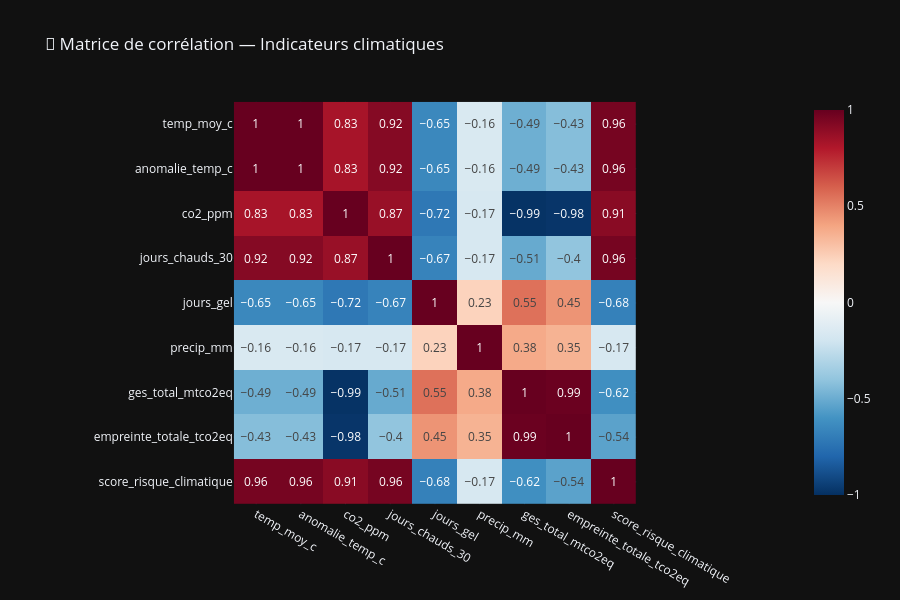

The notebook cell this image was saved under:
### Markdown cell above
## 5. Matrice de corrélation

### Code cell
# Corrélations entre les indicateurs principaux
core_cols = [c for c in [
    'temp_moy_c', 'anomalie_temp_c', 'co2_ppm', 'ch4_ppb',
    'jours_chauds_30', 'jours_gel', 'precip_mm',
    'ges_total_mtco2eq', 'empreinte_totale_tco2eq', 'score_risque_climatique'
] if c in df.columns]

corr_matrix = df[core_cols].corr().round(2)

fig_corr = px.imshow(
    corr_matrix,
    text_auto=True,
    color_continuous_scale='RdBu_r',
    zmin=-1, zmax=1,
    title='🔗 Matrice de corrélation — Indicateurs climatiques',
    template='plotly_dark',
    height=600,
)
fig_corr.show()

# Top corrélations avec la température
if 'temp_moy_c' in corr_matrix.columns:
    print('\n🌡️ Top corrélations avec la température :')
    print(corr_matrix['temp_moy_c'].sort_values(ascending=False).to_string())

### Figure 1 — Plotly figure (JSON) as saved in the notebook; plotly's stock layout.template omitted (floating-point values rounded to 4 significant figures)
{"data": [{"coloraxis": "coloraxis", "hovertemplate": "x: %{x}<br>y: %{y}<br>color: %{z}<extra></extra>", "name": "0", "texttemplate": "%{z}", "type": "heatmap", "x": ["temp_moy_c", "anomalie_temp_c", "co2_ppm", "jours_chauds_30", "jours_gel", "precip_mm", "ges_total_mtco2eq", "empreinte_totale_tco2eq", "score_risque_climatique"], "xaxis": "x", "y": ["temp_moy_c", "anomalie_temp_c", "co2_ppm", "jours_chauds_30", "jours_gel", "precip_mm", "ges_total_mtco2eq", "empreinte_totale_tco2eq", "score_risque_climatique"], "yaxis": "y", "z": [[1, 1, 0.83, 0.92, -0.65, -0.16, -0.49, -0.43, 0.96], [1, 1, 0.83, 0.92, -0.65, -0.16, -0.49, -0.43, 0.96], [0.83, 0.83, 1, 0.87, -0.72, -0.17, -0.99, -0.98, 0.91], [0.92, 0.92, 0.87, 1, -0.67, -0.17, -0.51, -0.4, 0.96], [-0.65, -0.65, -0.72, -0.67, 1, 0.23, 0.55, 0.45, -0.68], [-0.16, -0.16, -0.17, -0.17, 0.23, 1, 0.38, 0.35, -0.17], [-0.49, -0.49, -0.99, -0.51, 0.55, 0.38, 1, 0.99, -0.62], [-0.43, -0.43, -0.98, -0.4, 0.45, 0.35, 0.99, 1, -0.54], [0.96, 0.96, 0.91, 0.96, -0.68, -0.17, -0.62, -0.54, 1]]}], "layout": {"coloraxis": {"cmax": 1, "cmin": -1, "colorscale": [[0, "rgb(5,48,97)"], [0.1, "rgb(33,102,172)"], [0.2, "rgb(67,147,195)"], [0.3, "rgb(146,197,222)"], [0.4, "rgb(209,229,240)"], [0.5, "rgb(247,247,247)"], [0.6, "rgb(253,219,199)"], [0.7, "rgb(244,165,130)"], [0.8, "rgb(214,96,77)"], [0.9, "rgb(178,24,43)"], [1, "rgb(103,0,31)"]]}, "height": 600, "title": {"text": "🔗 Matrice de corrélation — Indicateurs climatiques"}, "xaxis": {"anchor": "y", "constrain": "domain", "domain": [0, 1], "scaleanchor": "y"}, "yaxis": {"anchor": "x", "autorange": "reversed", "constrain": "domain", "domain": [0, 1]}}}
